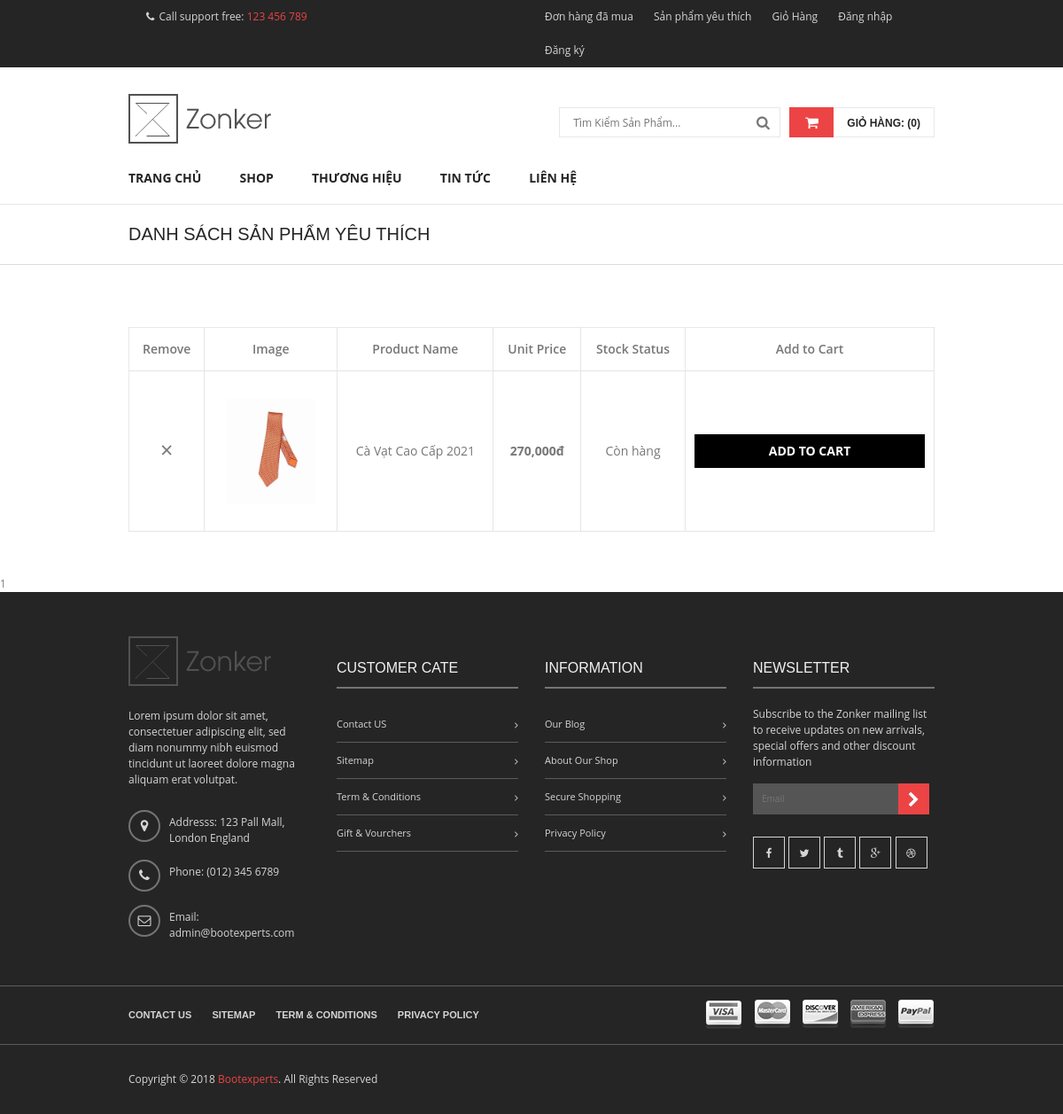
Page /favorite on the committed database.
### tables this page shows
CREATE TABLE `favorite_products` (
  `id` int(11) NOT NULL,
  `user_id` int(11) NOT NULL,
  `product_id` int(11) NOT NULL,
  `created_at` timestamp NOT NULL DEFAULT current_timestamp() ON UPDATE current_timestamp()
);

CREATE TABLE `product` (
  `id` int(11) NOT NULL,
  `category_id` int(11) DEFAULT NULL,
  `brand_id` int(11) DEFAULT NULL,
  `title` varchar(350) DEFAULT NULL,
  `price` int(11) DEFAULT NULL,
  `number` int(11) NOT NULL,
  `discount` int(11) DEFAULT NULL,
  `view` int(11) NOT NULL,
  `thumbnail` varchar(500) DEFAULT NULL,
  `description` longtext DEFAULT NULL,
  `status` int(11) NOT NULL,
  `created_at` datetime DEFAULT NULL,
  `updated_at` datetime DEFAULT NULL,
  `deleted` int(11) DEFAULT NULL
);

### client/views/favorite_profuct/favorite_profuct.php (the view)
<div class="entry-header-area">
  <div class="container">
    <div class="row">
      <div class="col-md-12">
        <div class="entry-header">
          <h1 class="entry-title">DANH SÁCH SẢN PHẨM YÊU THÍCH</h1>
        </div>
      </div>
    </div>
  </div>
</div>
<div class="wishlist-area">
  <div class="container">
    <div class="row">
      <div class="col-md-12 col-sm-12">
        <div class="wishlist-content">
          <form action="#">
            <div class="wishlist-table responsive">
              <table>
                <thead>
                  <tr>
                    <th class="product-remove"><span class="nobr">Remove</span></th>
                    <th class="product-thumbnail">Image</th>
                    <th class="product-name"><span class="nobr">Product Name</span></th>
                    <th class="product-price"><span class="nobr"> Unit Price </span></th>
                    <th class="product-stock-stauts"><span class="nobr"> Stock Status </span></th>
                    <th class="product-add-to-cart"><span class="nobr">Add to Cart </span></th>
                  </tr>
                </thead>
                <tbody>
                  <?php foreach ($favorite as $item) : ?>
                    <tr>
                      <td class="product-remove"><a href="<?= BASE_URL . 'favorite/xoa?id=' . $item['id'] ?>">×</a></td>
                      <td class="product-thumbnail"><a href="<?= BASE_URL . 'chitietsp?id=' . $item['product_id'] ?>"><img style="width: 100px; height: 150px" class="primary-image" src="<?= IMAGE_URL . $item['thumbnail'] ?>" alt="<?= $item['title'] ?>" /></a></td>
                      <td class="product-name"><a href="<?= BASE_URL . 'chitietsp?id=' . $item['product_id'] ?>"><?= $item['title'] ?></a></td>
                      <td class="product-price"><span class="amount"><?= number_format($item['price']) ?>đ</span></td>
                      <td class="product-stock-status"><?= $item['status'] == 1 ? "Còn hàng" : "Hết hàng" ?></td>
                      <td class="product-add-to-cart"><a href="<?= BASE_URL . 'add-to-cart?id=' . $item['id'] ?>"> Add to Cart</a></td>
                    </tr>
                  <?php endforeach; ?>
                </tbody>
              </table>
            </div>
          </form>
        </div>
      </div>
    </div>
  </div>
</div>

### client/views/layouts/main.php (shortened to what this page needs)
<!doctype html>
<html class="no-js" lang="zxx">
<?php include_once './client/views/layouts/style.php'; ?>
<body>
	<?php include_once './client/views/layouts/header.php'; ?>
	<?= include_once $view; ?>
	<?php include_once './client/views/layouts/footer.php'; ?>
</body>
</html>

### public/client-asset/css/donhangct.css (style rules this page uses)
.row { margin: 0px; }

### public/client-asset/css/main.css (style rules this page uses)
html { color: #222; font-size: 1em; line-height: 1.4; }
audio, canvas, iframe, img, svg, video { vertical-align: middle; }

### public/client-asset/css/responsive.css (style rules this page uses)
@media (min-width: 992px) and (max-width: 1200px) { .container { width: 970px; } }

### rows in the picture
favorite_products: product.thumbnail (picture), product.title "Cà Vạt Cao Cấp 2021", product.price "270,000", product.status "1"

### other values in the picture
countCartNumber() "0"
